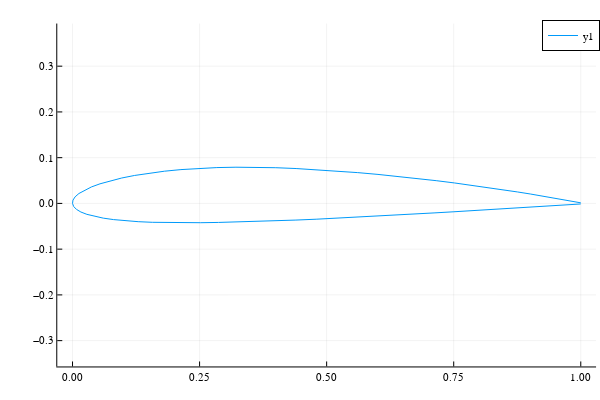

Write notebook code for a chart like this one.
### Code cell
plot(naca[:,1], naca[:,2], aspect_ratio=:equal)

### Figure 1 — Plotly figure (JSON) as saved in the notebook; plotly's stock layout.template omitted (floating-point values rounded to 4 significant figures)
{"data": [{"colorbar": {"title": ""}, "legendgroup": "y1", "line": {"color": "rgba(0, 154, 250, 1.000)", "dash": "solid", "shape": "linear", "width": 1}, "mode": "lines", "name": "y1", "showlegend": true, "type": "scatter", "x": [1.0, 0.9985, 0.9937, 0.9857, 0.9746, 0.9604, 0.9433, 0.9233, 0.9005, 0.8752, 0.8474, 0.8174, 0.7852, 0.7512, 0.7156, 0.6785, 0.6402, 0.601, 0.5611, 0.5208, 0.4803, 0.44, 0.4, 0.3603, 0.3215, 0.2839, 0.2478, 0.2133, 0.1807, 0.1503, 0.1223, 0.09678, 0.07399, 0.05406, 0.03712, 0.02326, 0.01258, 0.00512, 0.0009227, 0, 0, 0.00232, 0.00783, 0.01648, 0.0282, 0.0429, 0.06049, 0.08082, 0.1038, 0.1292, 0.1569, 0.1868, 0.2186, 0.2522, 0.2874, 0.3239, 0.3615, 0.4, 0.4395, 0.4794, 0.5194, 0.5594, 0.599, 0.638, 0.6761, 0.7131, 0.7488, 0.7828, 0.8151, 0.8453, 0.8733, 0.8989, 0.9219, 0.9422, 0.9596, 0.974, 0.9853, 0.9934, 0.9983, 0.9999], "xaxis": "x", "y": [0.001257, 0.001592, 0.002589, 0.00423, 0.006483, 0.009304, 0.01264, 0.01643, 0.02062, 0.02512, 0.02986, 0.03477, 0.03976, 0.04477, 0.04972, 0.05452, 0.05911, 0.0634, 0.06733, 0.07082, 0.07381, 0.07623, 0.07803, 0.07905, 0.07914, 0.07831, 0.07656, 0.07391, 0.07041, 0.06613, 0.06113, 0.05551, 0.04938, 0.04282, 0.03595, 0.02887, 0.02166, 0.01441, 0.007177, 0, 0, -0.006853, -0.01313, -0.01881, -0.02389, -0.02835, -0.03219, -0.03539, -0.03797, -0.03993, -0.0413, -0.0421, -0.04238, -0.04218, -0.04158, -0.04064, -0.03943, -0.03803, -0.03641, -0.03452, -0.03242, -0.03018, -0.02784, -0.02546, -0.02306, -0.0207, -0.01838, -0.01615, -0.01402, -0.012, -0.01011, -0.008363, -0.006779, -0.005369, -0.004147, -0.003125, -0.002317, -0.001731, -0.001376, -0.001257], "yaxis": "y", "zmax": null, "zmin": null}], "layout": {"annotations": [], "height": 400, "legend": {"bgcolor": "rgba(255, 255, 255, 1.000)", "bordercolor": "rgba(0, 0, 0, 1.000)", "borderwidth": 1, "font": {"color": "rgba(0, 0, 0, 1.000)", "family": "sans-serif", "size": 11}, "tracegroupgap": 0, "traceorder": "normal", "x": 1, "xanchor": "auto", "y": 1, "yanchor": "auto"}, "margin": {"b": 20, "l": 0, "r": 0, "t": 20}, "paper_bgcolor": "rgba(255, 255, 255, 1.000)", "plot_bgcolor": "rgba(255, 255, 255, 1.000)", "showlegend": true, "width": 600, "xaxis": {"anchor": "y", "domain": [0.09545, 0.9934], "gridcolor": "rgba(0, 0, 0, 0.100)", "gridwidth": 0.5, "linecolor": "rgba(0, 0, 0, 1.000)", "mirror": false, "range": [-0.03, 1.03], "showgrid": true, "showline": true, "showticklabels": true, "tickangle": 0, "tickcolor": "rgb(0, 0, 0)", "tickfont": {"color": "rgba(0, 0, 0, 1.000)", "family": "sans-serif", "size": 11}, "tickmode": "array", "ticks": "inside", "ticktext": ["0.00", "0.25", "0.50", "0.75", "1.00"], "tickvals": [0, 0.25, 0.5, 0.75, 1], "title": "", "titlefont": {"color": "rgba(0, 0, 0, 1.000)", "family": "sans-serif", "size": 15}, "type": "-", "visible": true, "zeroline": false, "zerolinecolor": "rgba(0, 0, 0, 1.000)"}, "yaxis": {"anchor": "x", "domain": [0.03762, 0.9902], "gridcolor": "rgba(0, 0, 0, 0.100)", "gridwidth": 0.5, "linecolor": "rgba(0, 0, 0, 1.000)", "mirror": false, "range": [-0.3564, 0.3932], "showgrid": true, "showline": true, "showticklabels": true, "tickangle": 0, "tickcolor": "rgb(0, 0, 0)", "tickfont": {"color": "rgba(0, 0, 0, 1.000)", "family": "sans-serif", "size": 11}, "tickmode": "array", "ticks": "inside", "ticktext": ["−0.3", "−0.2", "−0.1", "0.0", "0.1", "0.2", "0.3"], "tickvals": [-0.3, -0.2, -0.1, 0, 0.1, 0.2, 0.3], "title": "", "titlefont": {"color": "rgba(0, 0, 0, 1.000)", "family": "sans-serif", "size": 15}, "type": "-", "visible": true, "zeroline": false, "zerolinecolor": "rgba(0, 0, 0, 1.000)"}}}
